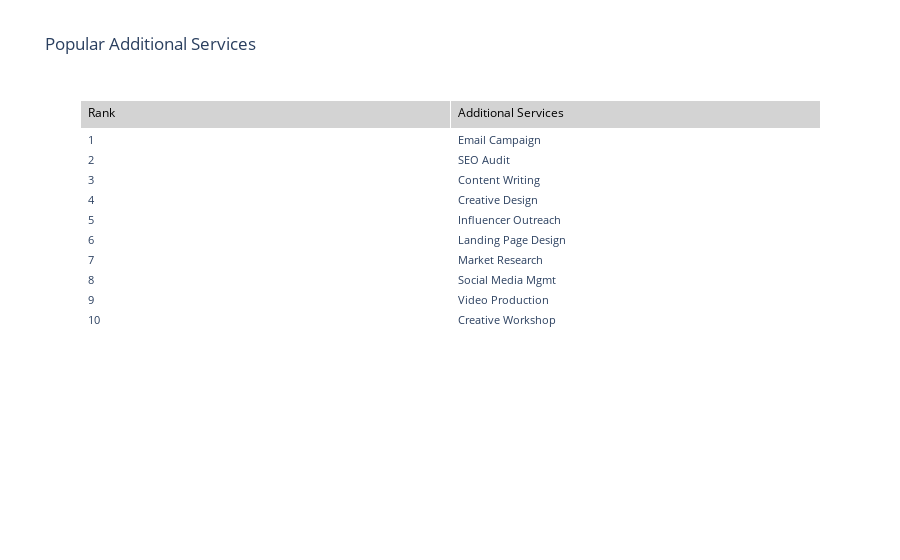

Notebook cell for this chart:
### Code cell
import pandas as pd
import plotly.graph_objects as go

# Sort and rank
services_pct = services_count.sort_values(by="services_count", ascending=False).reset_index(drop=True)
services_pct.insert(0, "Rank", range(1, len(services_pct)+1))

# Build table (without services_count column)
fig = go.Figure(
    data=[
        go.Table(
            header=dict(
                values=["Rank", "Additional Services"],
                fill_color="lightgrey",
                align="left",
                font=dict(size=12, color="black")
            ),
            cells=dict(
                values=[
                    services_pct["Rank"],
                    services_pct["additional_services"]
                ],
                fill_color="white",
                align="left",
                font=dict(size=11)
            )
        )
    ]
)

# Add title
fig.update_layout(title="Popular Additional Services")

fig.show()

### Figure 1 — Plotly figure (JSON) as saved in the notebook; plotly's stock layout.template omitted (floating-point values rounded to 4 significant figures)
{"data": [{"cells": {"align": "left", "fill": {"color": "white"}, "font": {"size": 11}, "values": [[1, 2, 3, 4, 5, 6, 7, 8, 9, 10], ["Email Campaign", "SEO Audit", "Content Writing", "Creative Design", "Influencer Outreach", "Landing Page Design", "Market Research", "Social Media Mgmt", "Video Production", "Creative Workshop"]]}, "header": {"align": "left", "fill": {"color": "lightgrey"}, "font": {"color": "black", "size": 12}, "values": ["Rank", "Additional Services"]}, "type": "table"}], "layout": {"title": {"text": "Popular Additional Services"}}}
